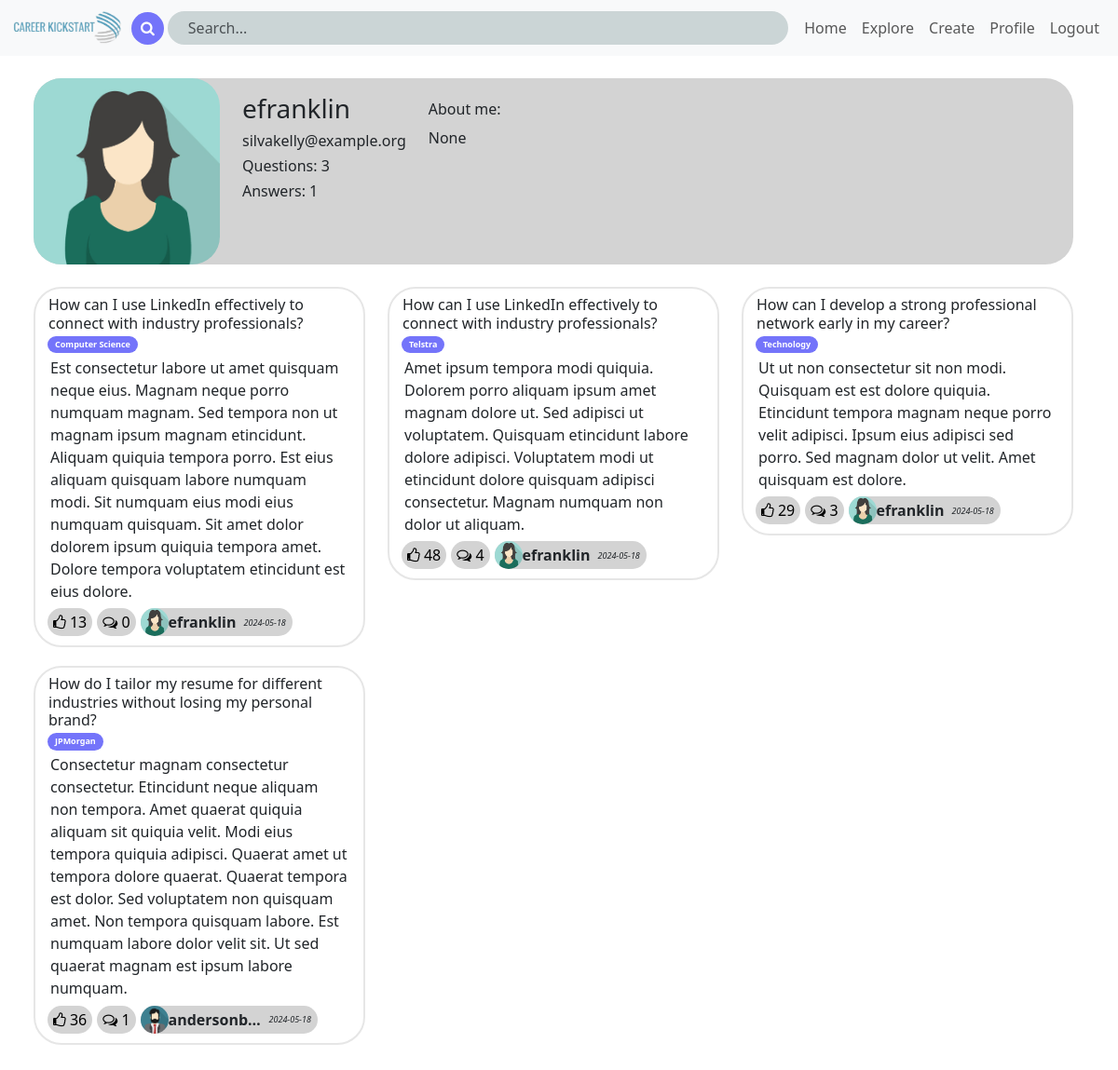
/profilepage/efranklin (signed in), run on the app's committed database.
### app/models.py (models this page shows, shortened)
class User(UserMixin, db.Model):
    __tablename__ = 'users'
    id = db.Column(db.Integer, primary_key=True, autoincrement=True)
    username = db.Column(db.String(30), unique=True)
    email = db.Column(db.String(100), unique=True)
    password_hash = db.Column(db.String(128))
    profile_pic = db.Column(db.String(12))
    about_me = db.Column(db.String(200), nullable=True)
    user_questions = db.relationship('Question', back_populates='user', lazy=True)
    user_answers = db.relationship('Answer', back_populates='user', lazy=True)
    def to_dict_pfp(self):
        numQ = Question.query.filter_by(user_id=self.id).count()
        numA = Answer.query.filter_by(user_id=self.id).count()
        return {'id':str(self.id),'username':self.username, 'email':self.email, 'aboutme':self.about_me, 'numQ':numQ, 'numA':numA, 'pfp':self.profile_pic}

class Question(db.Model):
    __tablename__ = 'questions'
    question_id = db.Column(db.Integer, primary_key=True, autoincrement=True)
    user_id = db.Column(db.Integer, db.ForeignKey('users.id'), nullable=False)
    title = db.Column(db.String(100), nullable=False)
    description = db.Column(db.String(2000), nullable=False)
    date_created = db.Column(db.DateTime, default=func.now())
    likes = db.Column(db.Integer)
    comments = db.Column(db.Integer)
    user = db.relationship('User', back_populates='user_questions')
    tags = db.relationship('Question_Tag', back_populates='question', lazy=True)
    answers = db.relationship('Answer', back_populates='question', lazy=True)

class Question_Tag(db.Model):
    __tablename__ = 'question_tags'
    qt_id = db.Column(db.Integer, primary_key=True, autoincrement=True)
    question_id = db.Column(db.Integer, db.ForeignKey('questions.question_id'))
    tag_id = db.Column(db.Integer, db.ForeignKey('tags.tag_id'))
    tag = db.relationship('Tag', back_populates='question_tags')
    question = db.relationship('Question', back_populates='tags')

class Tag(db.Model):
    __tablename__ = 'tags'
    tag_id = db.Column(db.Integer, primary_key=True, autoincrement=True)
    tag = db.Column(db.String(40), unique=True)
    category = db.Column(db.String(40))
    question_tags = db.relationship('Question_Tag', back_populates='tag', lazy=True)

### app/routes.py (the view)
@main.route('/profilepage/<Username>', methods=['GET', 'POST'])
@login_required
def load_profile_page(Username):
    if not current_user.is_authenticated:
        return redirect(url_for('main.login'))
    return UserController.edit_profile(Username)

### app/forms.py
class EditProfileForm(FlaskForm):
    username = StringField('Username', validators=[validate_user_exist])
    about_me = TextAreaField('About me', validators=[Length(min=0, max=140)])
    new_password = PasswordField('New Password')
    submit = SubmitField('Submit')

### app/controller.py (called while the page is built, shortened)
    def edit_profile(Username):
        form=EditProfileForm()
        user_info = User.query.filter_by(username=Username).first()
        if user_info is None:
            return jsonify({"error": "Question not found"}), 404
        user_q = Question.query.filter_by(user_id=user_info.id).all()
        user_a = Answer.query.filter_by(user_id=user_info.id).all()
        posts = user_q
        for ans in user_a:
            posts.append(ans.question)
        return render_template('profilePage.html',posts=posts,form=form,user=user_info.to_dict_pfp())

### app/models.py (called while the page is built)
@login.user_loader
def load_student(id):
  return User.query.get(int(id))

### app/templates/profilePage.html (shortened to what this page needs)
<!DOCTYPE html>
<html>
    <head>
        <link href="https://cdn.jsdelivr.net/npm/bootstrap@5.3.3/dist/css/bootstrap.min.css" rel="stylesheet">
        <link rel="stylesheet" href="https://cdnjs.cloudflare.com/ajax/libs/font-awesome/4.7.0/css/font-awesome.min.css">
        <link rel="stylesheet" type="text/css" href="profilePageStyleSheet.css">
        <link rel="stylesheet" type="text/css" href="{{ url_for('static', filename='navbarStyle.css') }}">
        <link rel="stylesheet" type="text/css" href="{{ url_for('static', filename='card.css') }}">
    </head>
    <body>
        {% include "navbar.html" %}
        <div class="container m-4">
            <div class="user-info d-flex">
                <img class="profil-pic" src="{{ url_for('static', filename=user.pfp) }}" style="height: 200px; width: 200px; border-radius: 30px;">
                <div id="user-post-related" class="mx-4 mt-3">
                    <h3>{{ user.username }}</h3>
                    <h6>{{ user.email }}</h6>
                    <h6>Questions: {{ user.numQ }}</h6>
                    <h6>Answers: {{ user.numA }}</h6>
                </div>
                <div id="aboutme" class="mt-4">
                    <h6>About me:</h6>
                    <p>{{ user.aboutme }}</p>
                </div>
            </div>
            <div id="involved-in" class="row mt-4">
                <div class="col">
                {% for question in posts[0::3] %}
                    {% include 'card.html' %}
                {% endfor %}
                </div>
                <div class="col">
                {% for question in posts[1::3] %}
                    {% include 'card.html' %}
                {% endfor %}
                </div>
                <div class="col">
                {% for question in posts[2::3] %}
                    {% include 'card.html' %}
                {% endfor %}
                </div>
            </div>
        </div>
    </body>
</html>

### app/templates/card.html
<div id="{{ question.question_id }}" class="card">
    <div class="card-title">
        <h6>{{question.title}}</h6>
    </div>
    <div class="card-subtitle d-flex">
        {% for itag in question.tags %}
        <p> {{itag.tag.tag}} </p>
        {% endfor %}
    </div>
    <div class="card-body">
        <p class="card-text">{{question.description}}</p>
    </div>
    <div class="card-action d-flex">
        <button class="like" aria-pressed="false" type="button"><i class="fa fa-thumbs-o-up"></i> {{question.likes}}</button>
        <button class="comment" aria-pressed="false" type="button"><i class="fa fa-comments-o"></i> {{question.comments}}</button>
        <div class="user-info d-flex align-items-center justify-content-center">
            <a href="/profilepage/{{ question.user.username }}">
                <img class="profil-pic" src="{{ url_for('static', filename=question.user.profile_pic) }}" style="height: 30px; width: 30px; border-radius: 30px;">
            </a>
            <b class="d-inline-block text-truncate" style="max-width: 100px;"> {{ question.user.username }}</b>
            <i class="ms-2"> {{ question.date_created.date() }}</i>
        </div>
    </div>
</div>

### app/static/card.css (style rules this page uses)
.card { border-radius: 30px; margin-bottom: 20px; width:100%; border-color: rgb(230, 230, 230); border-width: 2px; }
.card-body { padding-top: 0.1rem; padding-bottom: 0.1rem; }
.card-title { padding-top: 0.5rem; margin-bottom: 0px; margin-right:4px; padding-left: 14px; border-top-left-radius: 30px; border-top-right-radius: 30px; }
.card-subtitle > p { padding-right: 8px; padding-left: 8px; padding-top: 2px; padding-bottom: 3px; margin-right: 2px; margin-bottom: 2px; background-color: rgb(116, 116, 250); color: white; border-radius: 20px; font-size:xx-small; font-weight: bold; max-width: 100%; white-space: nowrap; }
.card-subtitle { margin-left: 13px; margin-right: 10px; flex-direction: row; display: flex; flex-wrap: wrap; }
.card-action > button { border-radius: 30px; border-width: 0px; background-color: lightgray; margin-right: 5px; }
.card-action > b,i { font-size: xx-small; }
.card-action { margin-left: 13px; margin-bottom: 10px; margin-top: 5px; }
.user-info { background-color: lightgray; border-radius: 30px; padding-right: 7px; }

### data on the page
User: profile_pic (picture), username "efranklin", email "silvakelly@example.org"
Question: title "How can I use LinkedIn effectively to connect with industry professionals?", description "Est consectetur labore ut amet quisquam neque eius. Magnam neque porro numquam magnam. Sed tempora non ut magnam ipsum magnam etincidunt. Aliquam quiquia tempora porro. Est eius aliquam quisquam labore numquam modi. Sit numquam eius modi eius numquam quisquam. Sit amet dolor dolorem ipsum quiquia tempora amet. Dolore tempora voluptatem etincidunt est eius dolore.", likes "13", comments "0", profile_pic (picture), user.username "efranklin", date_created "2024-05-18"
Question_Tag: tag.tag "Computer Science"
Question: title "How do I tailor my resume for different industries without losing my personal brand?", description "Consectetur magnam consectetur consectetur. Etincidunt neque aliquam non tempora. Amet quaerat quiquia aliquam sit quiquia velit. Modi eius tempora quiquia adipisci. Quaerat amet ut tempora dolore quaerat. Quaerat tempora est dolor. Sed voluptatem non quisquam amet. Non tempora quisquam labore. Est numquam labore dolor velit sit. Ut sed quaerat magnam est ipsum labore numquam.", likes "36", comments "1", profile_pic (picture), user.username "andersonb…", date_created "2024-05-18"
Question_Tag: tag.tag "JPMorgan"
Question: title "How can I use LinkedIn effectively to connect with industry professionals?", description "Amet ipsum tempora modi quiquia. Dolorem porro aliquam ipsum amet magnam dolore ut. Sed adipisci ut voluptatem. Quisquam etincidunt labore dolore adipisci. Voluptatem modi ut etincidunt dolore quisquam adipisci consectetur. Magnam numquam non dolor ut aliquam.", likes "48", comments "4", profile_pic (picture), user.username "efranklin", date_created "2024-05-18"
Question_Tag: tag.tag "Telstra"
Question: title "How can I develop a strong professional network early in my career?", description "Ut ut non consectetur sit non modi. Quisquam est est dolore quiquia. Etincidunt tempora magnam neque porro velit adipisci. Ipsum eius adipisci sed porro. Sed magnam dolor ut velit. Amet quisquam est dolore.", likes "29", comments "3", profile_pic (picture), user.username "efranklin", date_created "2024-05-18"
Question_Tag: tag.tag "Technology"

### other printed values
{{ user.numQ }} "3"
{{ user.numA }} "1"
{{ user.aboutme }} "None"
